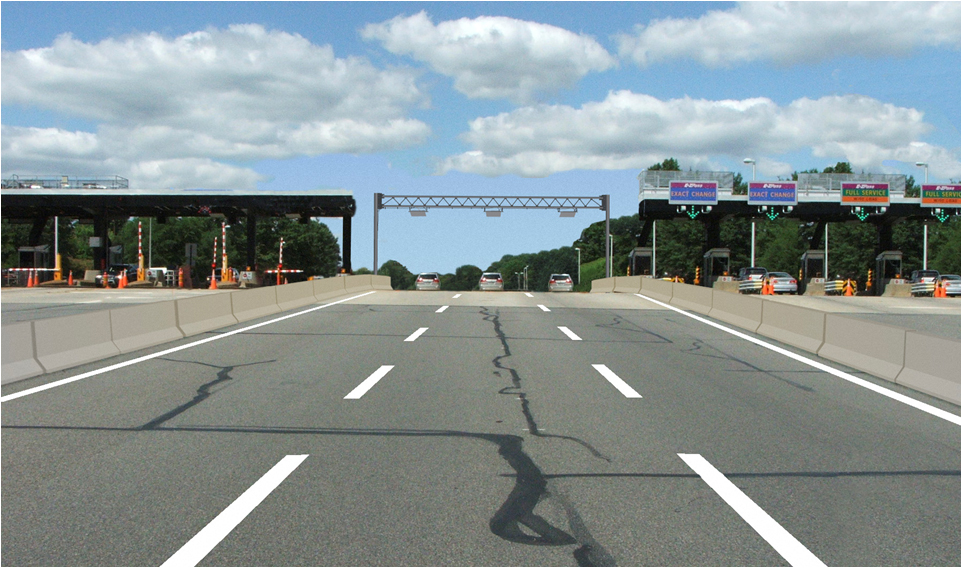
#> input picture Project-4 Advanced-Lane-Finding/road.jpg, 962 x 568 px
$ jupyter execute SobelOperator.ipynb   (shell and % lines are left out)   (older library calls are emulated)
#> lines starting #> are read from the running program, lines starting #| are printed output that depends on the picture
## Sobel Filter for Lane Line Detection

[cell 1]
import cv2
import numpy as np
import matplotlib
import matplotlib.pyplot as plt
from matplotlib.image import imread

[cell 2]
# Read in the Road Image
# By default, "imread" reads the image as "BGR".
img = imread('./road.jpg')
#> img is the input picture: shape (568, 962, 3); mean R, G, B 136, 147.5, 148.9

[cell 3]
plt.imshow(img)

[cell 4]
# Convert Image tp Grayscale
gray = cv2.cvtColor(img, cv2.COLOR_RGB2GRAY)
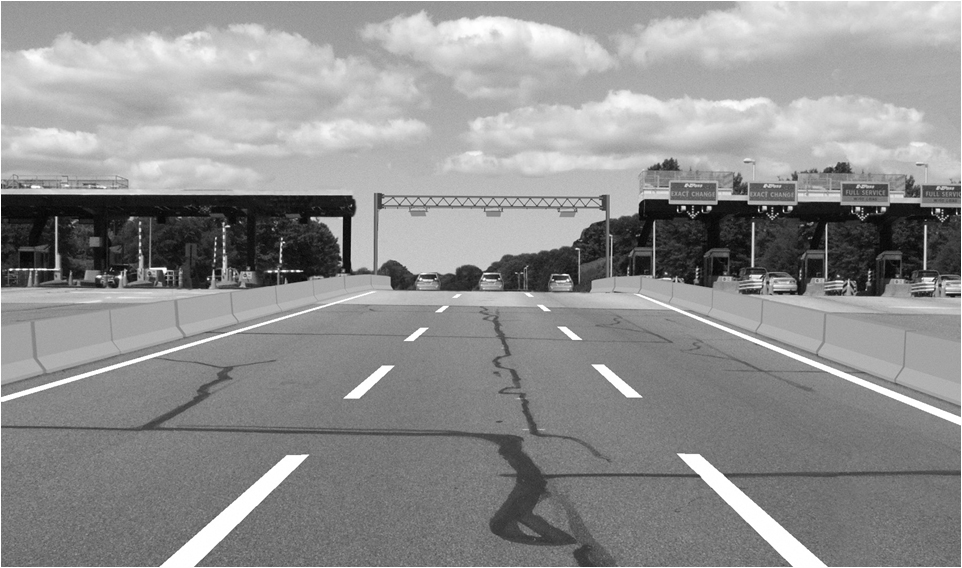
#> gray: shape (568, 962); min 2, max 255, mean 144.2

plt.imshow(gray, cmap='gray')

[cell 5]
# Apply Sobel Filter in "x" direction
# For Sobel in x direction, use "1, 0" at end.
sobel_x = cv2.Sobel(gray, cv2.CV_64F, 1, 0)
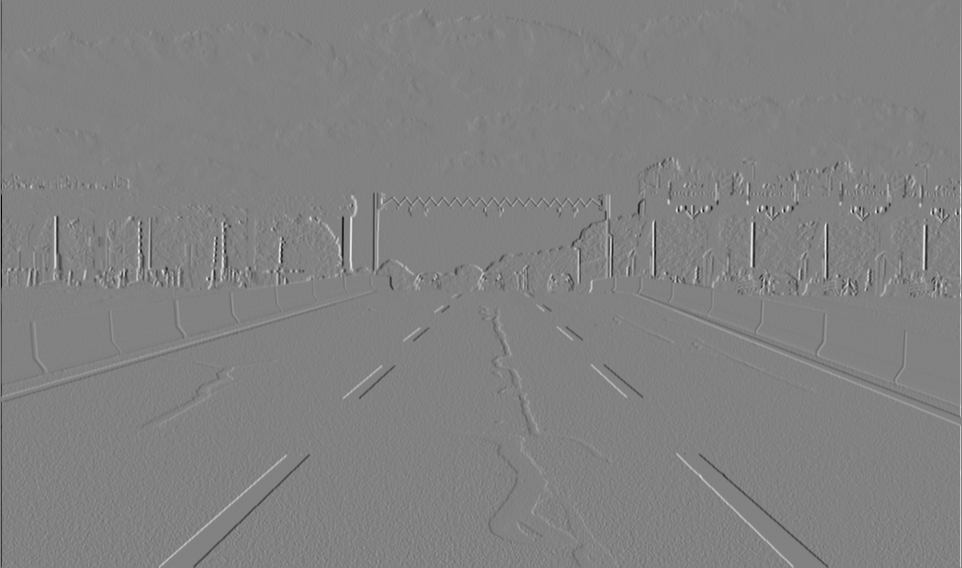
#> sobel_x: shape (568, 962) float64; min -976, max 938, mean 0; drawn with min black and max white

plt.imshow(sobel_x, cmap='gray')

[cell 6]
# Apply Sobel Filter in "y" direction
# For Sobel in y direction, use "0, 1" at end.
sobel_y = cv2.Sobel(gray, cv2.CV_64F, 0, 1)
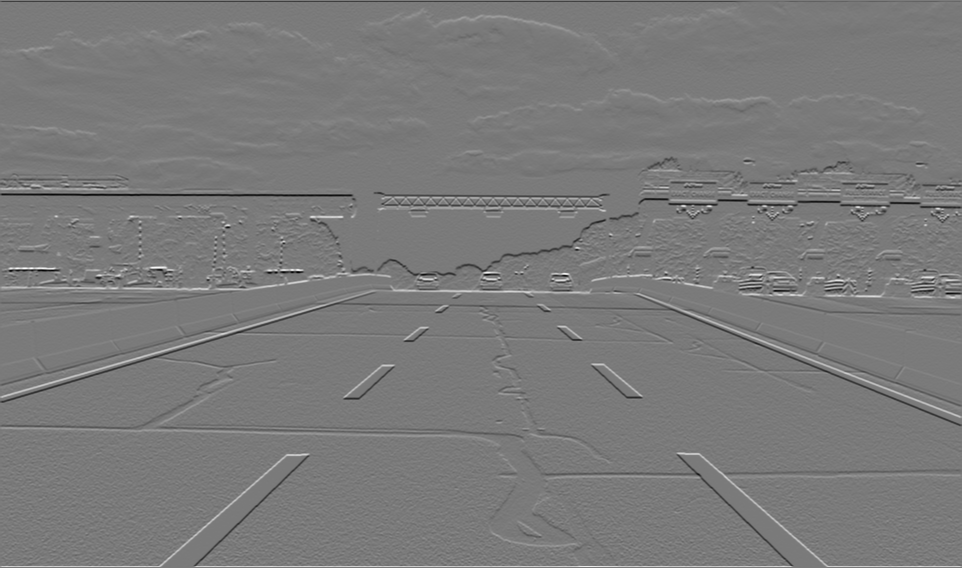
#> sobel_y: shape (568, 962) float64; min -864, max 932, mean -0.3; drawn with min black and max white

plt.imshow(sobel_y, cmap='gray')

[cell 7]
# Absolute Value of "x" Derivative
abs_sobelx = np.absolute(sobel_x)
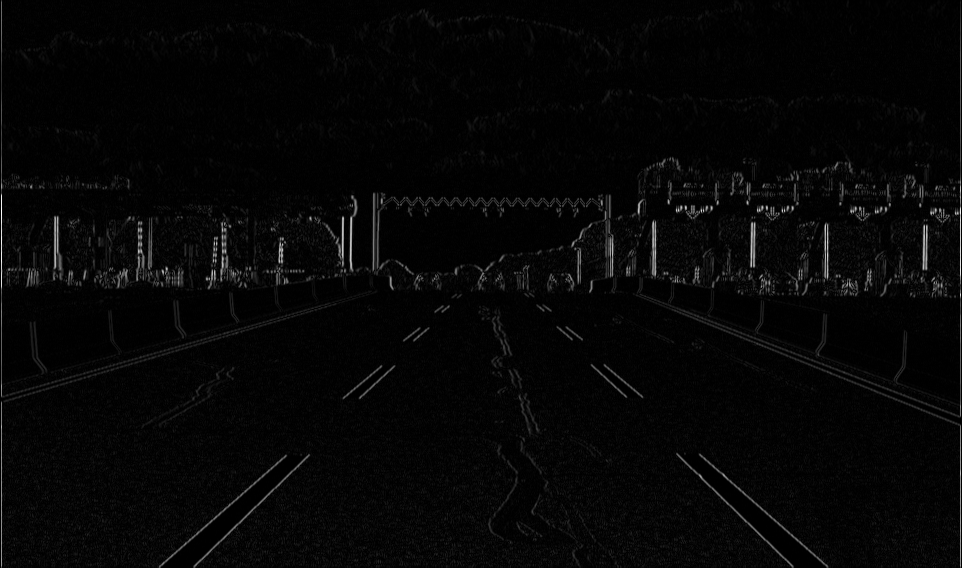
#> abs_sobelx: shape (568, 962) float64; min 0, max 976, mean 24.7; drawn with min black and max white

[cell 8]
# Convert Absolute Image Value to 8-bit
scaled_sobel = np.uint8(255*abs_sobelx/np.max(abs_sobelx))

[cell 9]
# Create a binary threshold to select pixels based on gradient strength
thresh_min = 20
thresh_max = 100
sxbinary = np.zeros_like(scaled_sobel)
sxbinary[(scaled_sobel >= thresh_min) & (scaled_sobel <= thresh_max)] = 1
plt.imshow(sxbinary, cmap='gray')
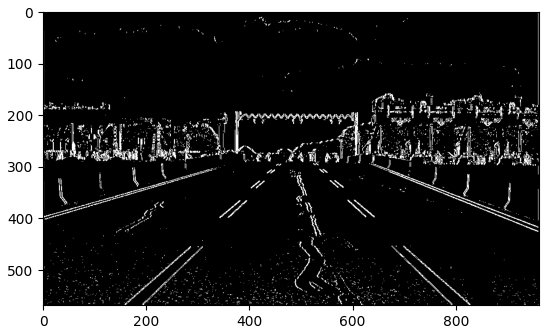
#> figure drawn by matplotlib, 1 panel

$ run again, with Project-4 Advanced-Lane-Finding/chessboard.jpg copied over Project-4 Advanced-Lane-Finding/road.jpg
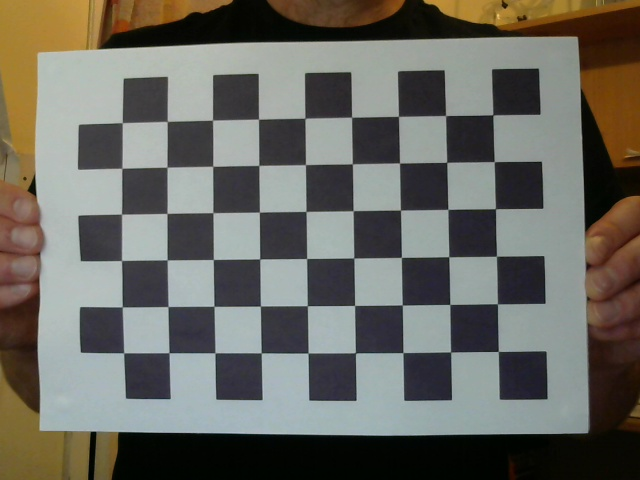
#> input picture Project-4 Advanced-Lane-Finding/chessboard.jpg, 640 x 480 px
#> img is the input picture: shape (480, 640, 3); mean R, G, B 106.1, 105, 97.8
#> `sobel_y = cv2.Sobel(gray, cv2.CV_64F, 0, 1)`:
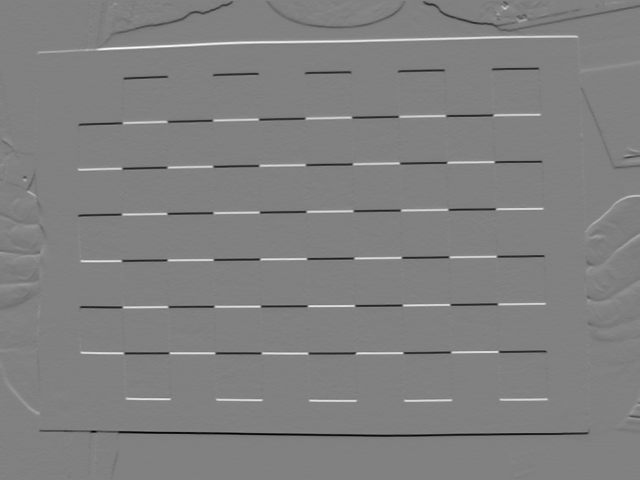
#> sobel_y: shape (480, 640) float64; min -715, max 698, mean -1.3; drawn with min black and max white
#> `[cell 9] # Create a binary threshold to select pixels based on gradien..`:
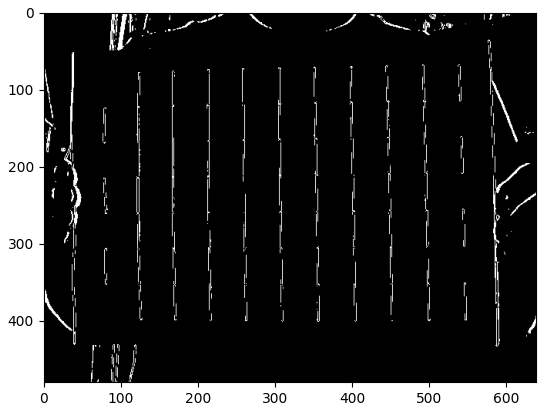
#> figure drawn by matplotlib, 1 panel

$ run again, with Project-4 Advanced-Lane-Finding/test_image.jpg copied over Project-4 Advanced-Lane-Finding/road.jpg
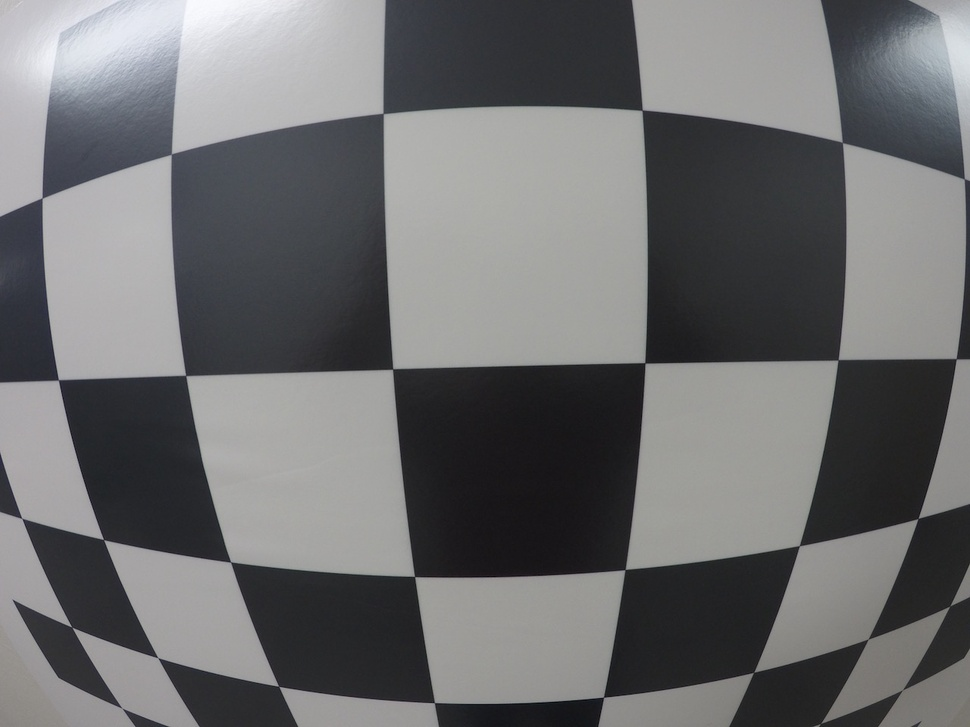
#> input picture Project-4 Advanced-Lane-Finding/test_image.jpg, 970 x 727 px, shrunk from 1280 x 960 before the run
#> img is the input picture: shape (727, 970, 3); mean R, G, B 109.1, 109.5, 110.7
#> `sobel_y = cv2.Sobel(gray, cv2.CV_64F, 0, 1)`:
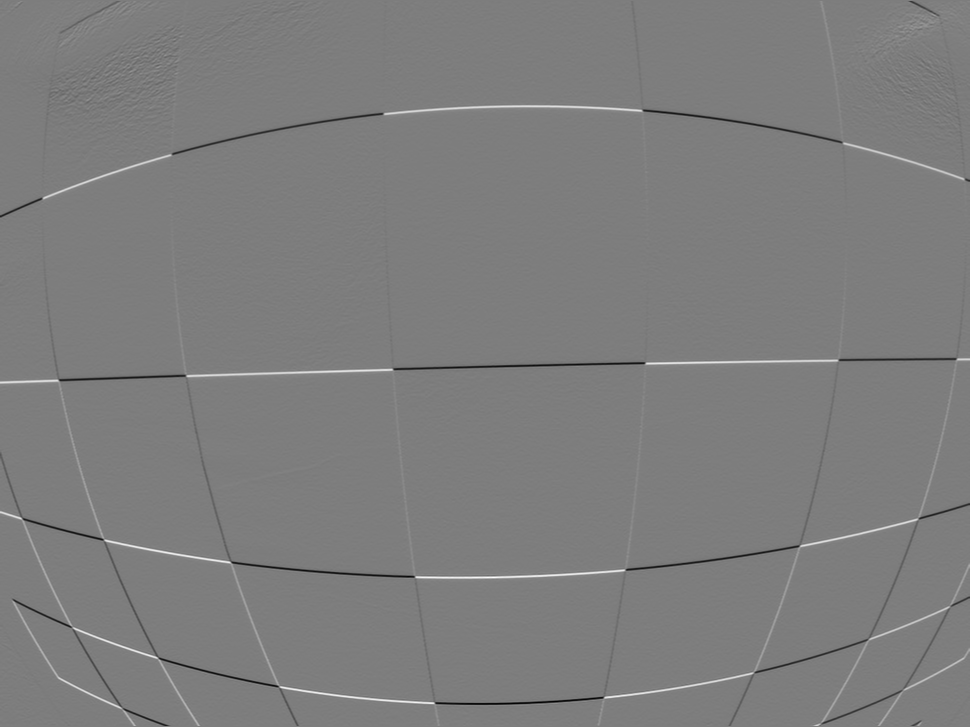
#> sobel_y: shape (727, 970) float64; min -552, max 567, mean -0.6; drawn with min black and max white
#> `[cell 9] # Create a binary threshold to select pixels based on gradien..`:
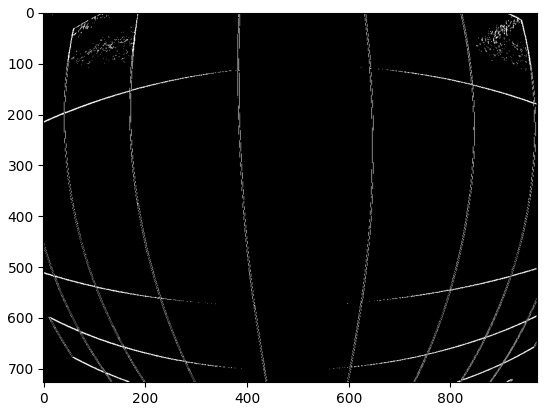
#> figure drawn by matplotlib, 1 panel
